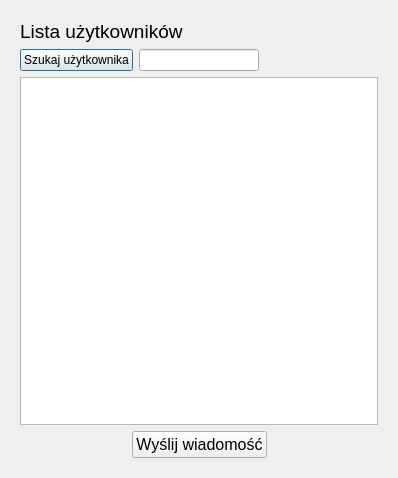
<?xml version="1.0" encoding="UTF-8"?>
<ui version="4.0">
 <class>ChatDialog</class>
 <widget class="QDialog" name="ChatDialog">
  <property name="geometry">
   <rect>
    <x>0</x>
    <y>0</y>
    <width>398</width>
    <height>478</height>
   </rect>
  </property>
  <property name="windowTitle">
   <string>Dialog</string>
  </property>
  <layout class="QVBoxLayout" name="verticalLayout">
   <item>
    <widget class="QStackedWidget" name="stackedWidget">
     <property name="currentIndex">
      <number>0</number>
     </property>
     <widget class="QWidget" name="page">
      <layout class="QGridLayout" name="gridLayout_2">
       <item row="2" column="0">
        <widget class="QListWidget" name="listWidget_lista_uzytkownikow">
         <property name="font">
          <font>
           <pointsize>11</pointsize>
          </font>
         </property>
         <property name="editTriggers">
          <set>QAbstractItemView::NoEditTriggers</set>
         </property>
         <property name="selectionBehavior">
          <enum>QAbstractItemView::SelectRows</enum>
         </property>
         <property name="currentRow">
          <number>-1</number>
         </property>
         <property name="sortingEnabled">
          <bool>false</bool>
         </property>
        </widget>
       </item>
       <item row="4" column="0">
        <layout class="QHBoxLayout" name="horizontalLayout">
         <item>
          <spacer name="horizontalSpacer">
           <property name="orientation">
            <enum>Qt::Horizontal</enum>
           </property>
           <property name="sizeHint" stdset="0">
            <size>
             <width>40</width>
             <height>20</height>
            </size>
           </property>
          </spacer>
         </item>
         <item>
          <widget class="QPushButton" name="pushButton_wejdz_na_chat">
           <property name="font">
            <font>
             <pointsize>12</pointsize>
            </font>
           </property>
           <property name="text">
            <string>Wyślij wiadomość</string>
           </property>
           <property name="autoDefault">
            <bool>false</bool>
           </property>
          </widget>
         </item>
         <item>
          <spacer name="horizontalSpacer_2">
           <property name="orientation">
            <enum>Qt::Horizontal</enum>
           </property>
           <property name="sizeHint" stdset="0">
            <size>
             <width>40</width>
             <height>20</height>
            </size>
           </property>
          </spacer>
         </item>
        </layout>
       </item>
       <item row="0" column="0">
        <widget class="QLabel" name="label">
         <property name="font">
          <font>
           <pointsize>14</pointsize>
          </font>
         </property>
         <property name="text">
          <string>Lista użytkowników</string>
         </property>
        </widget>
       </item>
       <item row="1" column="0">
        <layout class="QHBoxLayout" name="horizontalLayout_2">
         <item>
          <widget class="QPushButton" name="pushButton_szukaj">
           <property name="text">
            <string>Szukaj użytkownika</string>
           </property>
          </widget>
         </item>
         <item>
          <widget class="QLineEdit" name="lineEdit_login"/>
         </item>
         <item>
          <spacer name="horizontalSpacer_3">
           <property name="orientation">
            <enum>Qt::Horizontal</enum>
           </property>
           <property name="sizeHint" stdset="0">
            <size>
             <width>40</width>
             <height>20</height>
            </size>
           </property>
          </spacer>
         </item>
        </layout>
       </item>
      </layout>
     </widget>
     <widget class="QWidget" name="page_2">
      <layout class="QGridLayout" name="gridLayout">
       <item row="1" column="0">
        <widget class="QTextEdit" name="textEdit_wyswietl">
         <property name="readOnly">
          <bool>true</bool>
         </property>
        </widget>
       </item>
       <item row="2" column="0">
        <layout class="QHBoxLayout" name="horizontalLayout_3">
         <item>
          <widget class="QPlainTextEdit" name="plainTextEdit_napisz">
           <property name="sizePolicy">
            <sizepolicy hsizetype="Fixed" vsizetype="Fixed">
             <horstretch>0</horstretch>
             <verstretch>0</verstretch>
            </sizepolicy>
           </property>
           <property name="maximumSize">
            <size>
             <width>500</width>
             <height>40</height>
            </size>
           </property>
          </widget>
         </item>
         <item>
          <widget class="QPushButton" name="pushButton_wyslij">
           <property name="minimumSize">
            <size>
             <width>0</width>
             <height>40</height>
            </size>
           </property>
           <property name="font">
            <font>
             <pointsize>12</pointsize>
            </font>
           </property>
           <property name="text">
            <string>Wyślij</string>
           </property>
          </widget>
         </item>
        </layout>
       </item>
       <item row="0" column="0">
        <layout class="QHBoxLayout" name="horizontalLayout_4">
         <item>
          <spacer name="horizontalSpacer_4">
           <property name="orientation">
            <enum>Qt::Horizontal</enum>
           </property>
           <property name="sizeHint" stdset="0">
            <size>
             <width>40</width>
             <height>20</height>
            </size>
           </property>
          </spacer>
         </item>
         <item>
          <widget class="QPushButton" name="pushButton_wroc">
           <property name="text">
            <string>Wróć</string>
           </property>
          </widget>
         </item>
        </layout>
       </item>
      </layout>
     </widget>
    </widget>
   </item>
  </layout>
 </widget>
 <resources/>
 <connections/>
</ui>
